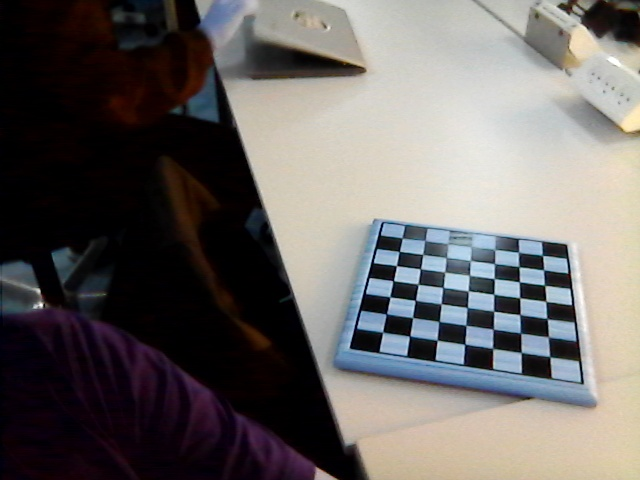
#> input picture test.jpg, 640 x 480 px, given in place of the camera
$ python comparetest.py
#> lines starting #> are read from the running program, lines starting #| are printed output that depends on the picture
### camera.py
# import the opencv library
import cv2

class Camera:
    def __init__(self, capture=1) -> None:
        self.vid = cv2.VideoCapture(capture)

        if not self.vid.isOpened():
            raise ValueError("Unable to open camera")

    def get_frame(self):
        if self.vid.isOpened():
            ret, frame = self.vid.read()
#> frame is the input picture: shape (480, 640, 3); mean B, G, R 100, 101.7, 105.4
            if ret:
                return (ret, cv2.cvtColor(frame, cv2.COLOR_BGR2RGB))
            else:
                return (ret, None)
        else:
            return (None, None)

    # [6 lines left out: function save_frame, not called in this run]

    def __del__(self):
        if self.vid.isOpened():
            self.vid.release()

class FakeCamera:
    # [5 lines left out: function __init__, not called in this run]

    def get_frame(self):
        return (True, self.img.copy())

    def save_frame(self, filename):
        return (True, self.img)

    def __del__(self):
        pass

### comparetest.py
from camera import Camera
import time
from skimage.metrics import structural_similarity
import cv2
import numpy as np

def compare_images(before, after):
    #Greyscale stuff
    before = cv2.cvtColor(before, cv2.COLOR_BGR2GRAY)
    after = cv2.cvtColor(after, cv2.COLOR_BGR2GRAY)

    # [7 lines of commented-out code are left out]
    (score, diff) = structural_similarity(before, after, full=True)
    print("Image Similarity: {:.4f}%".format(score * 100))


    diff = (diff * 255).astype("uint8")
    diff_box = cv2.merge([diff, diff, diff])

    thresh = cv2.threshold(diff, 100, 255, cv2.THRESH_BINARY_INV)[1]
    #print ("Threshold: {}".format(thresh))
    contours = cv2.findContours(thresh, cv2.RETR_EXTERNAL, cv2.CHAIN_APPROX_SIMPLE)
    contours = contours[0] if len(contours) == 2 else contours[1]

    mask = np.zeros(before.shape, dtype='uint8')
    filled_after = after.copy()

    for c in contours:
        area = cv2.contourArea(c)
        if area > 40:
            x,y,w,h = cv2.boundingRect(c)
            print(x,y)
            cv2.rectangle(before, (x, y), (x + w, y + h), (36,255,12), 2)
            cv2.rectangle(after, (x, y), (x + w, y + h), (36,255,12), 2)
            cv2.rectangle(diff_box, (x, y), (x + w, y + h), (36,255,12), 2)
            cv2.drawContours(mask, [c], 0, (255,255,255), -1)
            cv2.drawContours(filled_after, [c], 0, (0,255,0), -1)

    cv2.imshow('before', before)
    cv2.imshow('after', after)
    cv2.imshow('diff_box', diff_box)
    cv2.imshow('mask', mask)
    cv2.imshow('filled_after', filled_after)
    cv2.waitKey(0)

    return mask
while True:
    cam = Camera()
    ret, before = cam.get_frame()
#> ret = True
    time.sleep(3)
    ret, after = cam.get_frame()
    mask = compare_images(before, after)
#> in compare_images, `before = cv2.cvtColor(before, cv2.COLOR_BGR2GRAY)`:
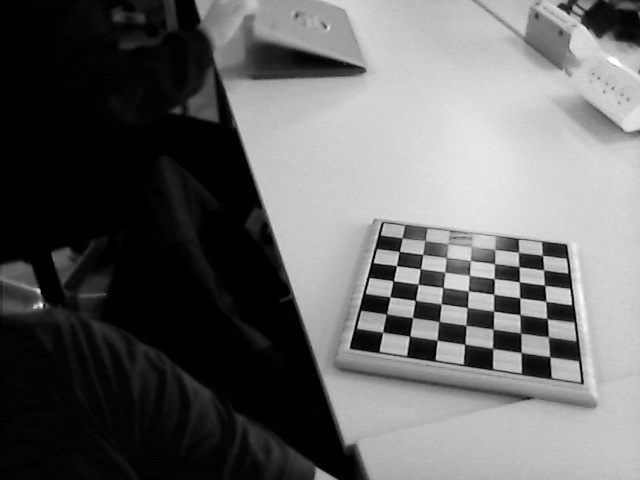
#> before: shape (480, 640); min 0, max 255, mean 101.6
#> in compare_images, `(score, diff) = structural_similarity(before, after, full=True)`: diff: shape (480, 640) float64; every value is 1
#> in compare_images, `(score, diff) = structural_similarity(before, after, full=True)`: score = 1
#| Image Similarity: 100.0000%
#> in compare_images, `diff = (diff * 255).astype("uint8")`: diff: shape (480, 640); every value is 255
#> in compare_images, `diff_box = cv2.merge([diff, diff, diff])`: diff_box: shape (480, 640, 3); every value is 255
#> in compare_images, `thresh = cv2.threshold(diff, 100, 255, cv2.THRESH_BINARY_INV)[1]`: thresh: shape (480, 640); every value is 0
#> in compare_images, `contours = cv2.findContours(thresh, cv2.RETR_EXTERNAL, cv2.CHAIN_APPRO..`: contours = 0 contours
#> in compare_images, `contours = contours[0] if len(contours) == 2 else contours[1]`: contours = []
    cv2.imshow("Da_mask!", mask)
    cv2.waitKey(0)

$ run again, on before.png
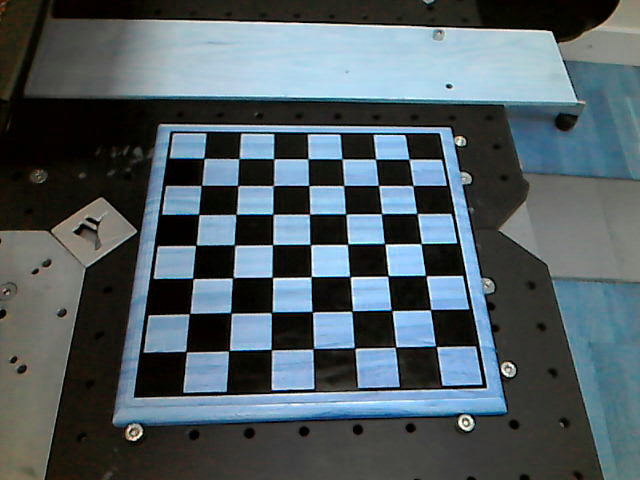
#> input picture before.png, 640 x 480 px, given in place of the camera
#> in get_frame, frame is the input picture: shape (480, 640, 3); mean B, G, R 99.4, 93.6, 80.4
#> ret = True
#> in compare_images, `before = cv2.cvtColor(before, cv2.COLOR_BGR2GRAY)`:
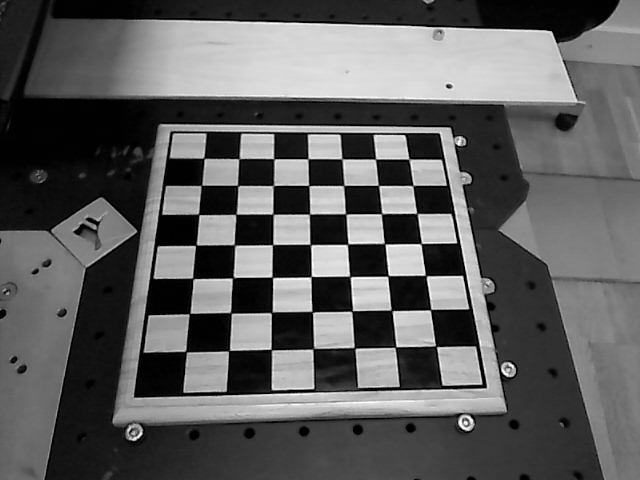
#> before: shape (480, 640); min 0, max 255, mean 93.8
#> score = 1
#| Image Similarity: 100.0000%
#> diff_box: shape (480, 640, 3); every value is 255
#> thresh: shape (480, 640); every value is 0
#> in compare_images, `contours = cv2.findContours(thresh, cv2.RETR_EXTERNAL, cv2.CHAIN_APPRO..`: contours = 0 contours
#> in compare_images, `contours = contours[0] if len(contours) == 2 else contours[1]`: contours = []

$ run again, on frame.png
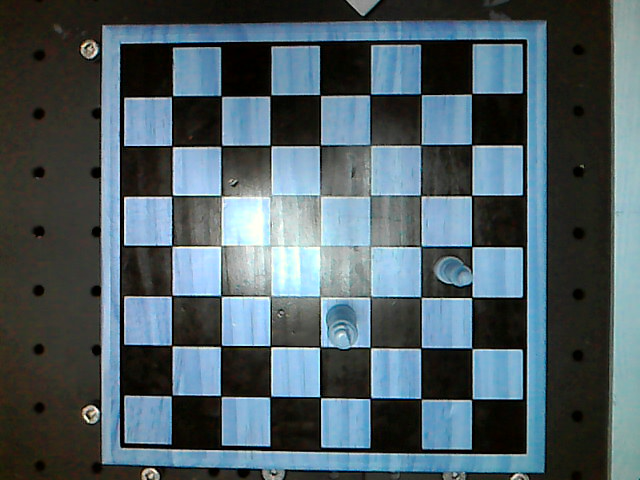
#> input picture frame.png, 640 x 480 px, given in place of the camera
#> in get_frame, frame is the input picture: shape (480, 640, 3); mean B, G, R 101.3, 94.4, 78.2
#> ret = True
#> in compare_images, `before = cv2.cvtColor(before, cv2.COLOR_BGR2GRAY)`:
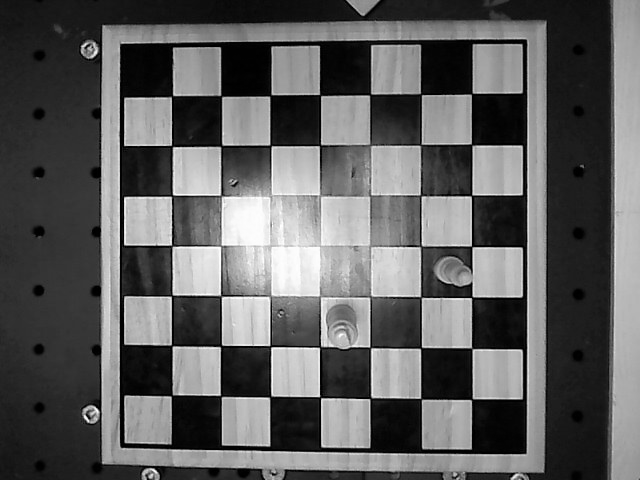
#> before: shape (480, 640); min 0, max 254, mean 94.6
#> score = 1
#| Image Similarity: 100.0000%
#> diff_box: shape (480, 640, 3); every value is 255
#> thresh: shape (480, 640); every value is 0
#> in compare_images, `contours = cv2.findContours(thresh, cv2.RETR_EXTERNAL, cv2.CHAIN_APPRO..`: contours = 0 contours
#> in compare_images, `contours = contours[0] if len(contours) == 2 else contours[1]`: contours = []

$ run again, on pframe0.png
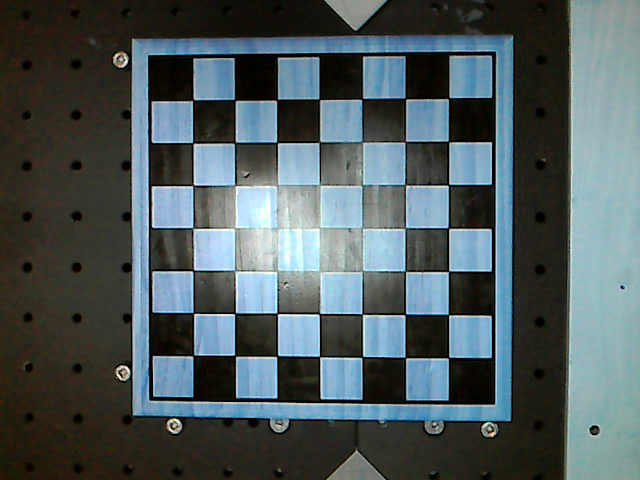
#> input picture pframe0.png, 640 x 480 px, given in place of the camera
#> in get_frame, frame is the input picture: shape (480, 640, 3); mean B, G, R 93.9, 91.6, 78.8
#> ret = True
#> in compare_images, `before = cv2.cvtColor(before, cv2.COLOR_BGR2GRAY)`:
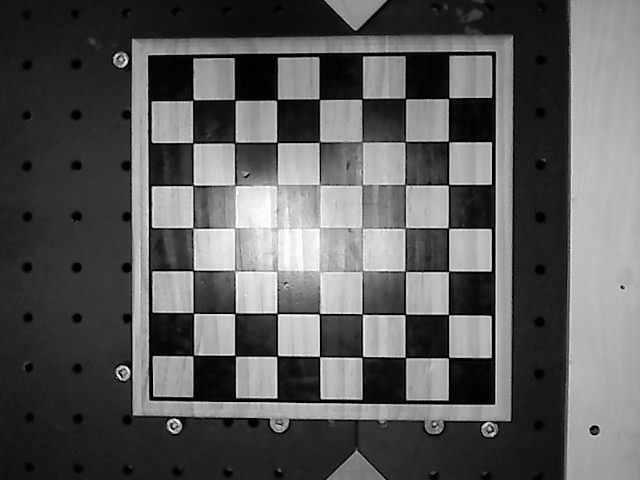
#> before: shape (480, 640); min 0, max 255, mean 90.8
#> score = 1
#| Image Similarity: 100.0000%
#> diff_box: shape (480, 640, 3); every value is 255
#> thresh: shape (480, 640); every value is 0
#> in compare_images, `contours = cv2.findContours(thresh, cv2.RETR_EXTERNAL, cv2.CHAIN_APPRO..`: contours = 0 contours
#> in compare_images, `contours = contours[0] if len(contours) == 2 else contours[1]`: contours = []
